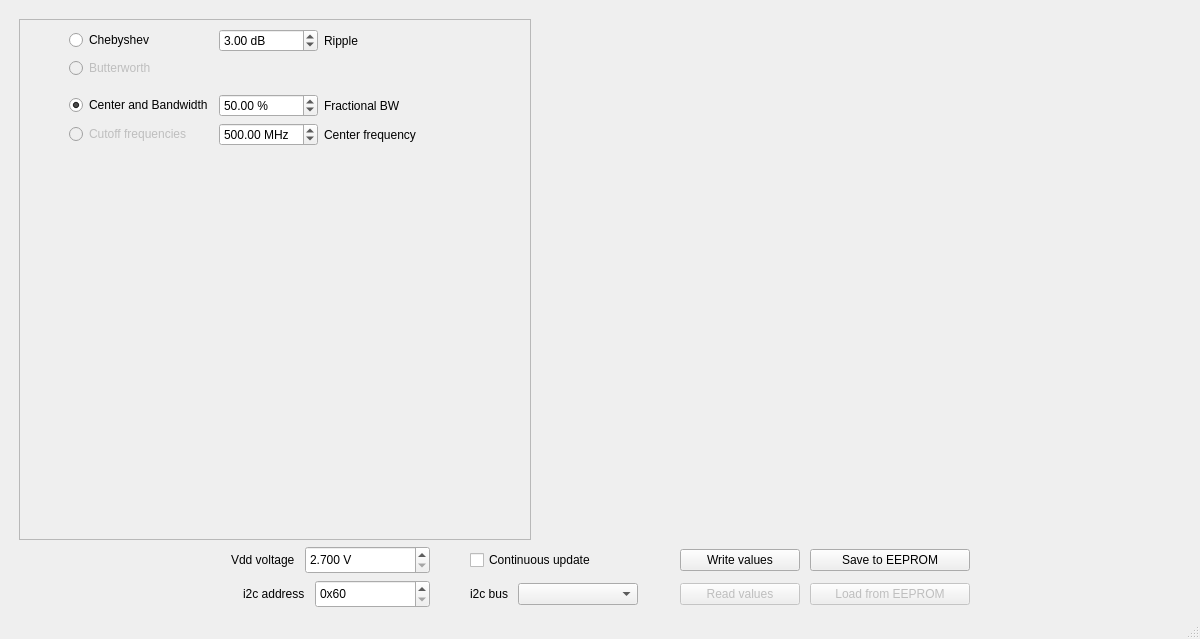
<?xml version="1.0" encoding="UTF-8"?>
<ui version="4.0">
 <author>Luca Anastasio</author>
 <class>MainWindow</class>
 <widget class="QMainWindow" name="MainWindow">
  <property name="geometry">
   <rect>
    <x>0</x>
    <y>0</y>
    <width>1200</width>
    <height>639</height>
   </rect>
  </property>
  <property name="sizePolicy">
   <sizepolicy hsizetype="Fixed" vsizetype="MinimumExpanding">
    <horstretch>0</horstretch>
    <verstretch>0</verstretch>
   </sizepolicy>
  </property>
  <property name="minimumSize">
   <size>
    <width>902</width>
    <height>520</height>
   </size>
  </property>
  <property name="maximumSize">
   <size>
    <width>1200</width>
    <height>1000</height>
   </size>
  </property>
  <property name="windowTitle">
   <string>Tunable Filter GUI</string>
  </property>
  <property name="inputMethodHints">
   <set>Qt::ImhNone</set>
  </property>
  <property name="LICENSE" stdset="0">
   <string>MCP4728 PyQt5 GUI
Copyright (C) 2019 Luca Anastasio
&lt;anastasio.lu@gmail.com&gt;

This program is free software: you can redistribute it and/or modify
it under the terms of the GNU General Public License as published by
the Free Software Foundation, either version 3 of the License, or
(at your option) any later version.

This program is distributed in the hope that it will be useful,
but WITHOUT ANY WARRANTY; without even the implied warranty of
MERCHANTABILITY or FITNESS FOR A PARTICULAR PURPOSE.  See the
GNU General Public License for more details.

You should have received a copy of the GNU General Public License
along with this program.  If not, see &lt;http://www.gnu.org/licenses/&gt;.</string>
  </property>
  <widget class="QWidget" name="centralwidget">
   <property name="sizePolicy">
    <sizepolicy hsizetype="Maximum" vsizetype="MinimumExpanding">
     <horstretch>0</horstretch>
     <verstretch>0</verstretch>
    </sizepolicy>
   </property>
   <property name="layoutDirection">
    <enum>Qt::LeftToRight</enum>
   </property>
   <layout class="QHBoxLayout" name="horizontalLayout_10">
    <item>
     <layout class="QVBoxLayout" name="verticalLayout_5">
      <property name="sizeConstraint">
       <enum>QLayout::SetDefaultConstraint</enum>
      </property>
      <property name="leftMargin">
       <number>10</number>
      </property>
      <property name="topMargin">
       <number>10</number>
      </property>
      <property name="rightMargin">
       <number>10</number>
      </property>
      <property name="bottomMargin">
       <number>0</number>
      </property>
      <item>
       <layout class="QHBoxLayout" name="horizontalLayout">
        <item>
         <widget class="QFrame" name="frame">
          <property name="minimumSize">
           <size>
            <width>428</width>
            <height>0</height>
           </size>
          </property>
          <property name="maximumSize">
           <size>
            <width>512</width>
            <height>16777215</height>
           </size>
          </property>
          <property name="frameShape">
           <enum>QFrame::StyledPanel</enum>
          </property>
          <property name="frameShadow">
           <enum>QFrame::Raised</enum>
          </property>
          <layout class="QHBoxLayout" name="horizontalLayout_2">
           <item>
            <layout class="QGridLayout" name="gridLayout_2">
             <property name="sizeConstraint">
              <enum>QLayout::SetNoConstraint</enum>
             </property>
             <item row="4" column="2">
              <widget class="QDoubleSpinBox" name="centerFreqSpinBox">
               <property name="suffix">
                <string> MHz</string>
               </property>
               <property name="maximum">
                <double>1000.000000000000000</double>
               </property>
               <property name="value">
                <double>500.000000000000000</double>
               </property>
              </widget>
             </item>
             <item row="0" column="2">
              <widget class="QDoubleSpinBox" name="rippleSpinBox">
               <property name="suffix">
                <string> dB</string>
               </property>
               <property name="value">
                <double>3.000000000000000</double>
               </property>
              </widget>
             </item>
             <item row="3" column="1">
              <widget class="QRadioButton" name="radioButton_3">
               <property name="text">
                <string>Center and Bandwidth</string>
               </property>
               <property name="checked">
                <bool>true</bool>
               </property>
              </widget>
             </item>
             <item row="2" column="1">
              <spacer name="verticalSpacer">
               <property name="orientation">
                <enum>Qt::Vertical</enum>
               </property>
               <property name="sizeType">
                <enum>QSizePolicy::Maximum</enum>
               </property>
               <property name="sizeHint" stdset="0">
                <size>
                 <width>20</width>
                 <height>10</height>
                </size>
               </property>
              </spacer>
             </item>
             <item row="1" column="1">
              <widget class="QRadioButton" name="radioButton_2">
               <property name="enabled">
                <bool>false</bool>
               </property>
               <property name="text">
                <string>Butterworth</string>
               </property>
              </widget>
             </item>
             <item row="3" column="2">
              <widget class="QDoubleSpinBox" name="fbwSpinBox">
               <property name="suffix">
                <string> %</string>
               </property>
               <property name="maximum">
                <double>100.000000000000000</double>
               </property>
               <property name="value">
                <double>50.000000000000000</double>
               </property>
              </widget>
             </item>
             <item row="0" column="0">
              <spacer name="horizontalSpacer_7">
               <property name="orientation">
                <enum>Qt::Horizontal</enum>
               </property>
               <property name="sizeType">
                <enum>QSizePolicy::Minimum</enum>
               </property>
               <property name="sizeHint" stdset="0">
                <size>
                 <width>40</width>
                 <height>20</height>
                </size>
               </property>
              </spacer>
             </item>
             <item row="0" column="1">
              <widget class="QRadioButton" name="radioButton">
               <property name="text">
                <string>Chebyshev</string>
               </property>
               <property name="checked">
                <bool>false</bool>
               </property>
              </widget>
             </item>
             <item row="4" column="1">
              <widget class="QRadioButton" name="radioButton_4">
               <property name="enabled">
                <bool>false</bool>
               </property>
               <property name="text">
                <string>Cutoff frequencies</string>
               </property>
              </widget>
             </item>
             <item row="5" column="1">
              <spacer name="verticalSpacer_2">
               <property name="orientation">
                <enum>Qt::Vertical</enum>
               </property>
               <property name="sizeHint" stdset="0">
                <size>
                 <width>20</width>
                 <height>40</height>
                </size>
               </property>
              </spacer>
             </item>
             <item row="3" column="3">
              <widget class="QLabel" name="label_2">
               <property name="text">
                <string>Fractional BW</string>
               </property>
              </widget>
             </item>
             <item row="4" column="3">
              <widget class="QLabel" name="label_3">
               <property name="text">
                <string>Center frequency</string>
               </property>
              </widget>
             </item>
             <item row="1" column="3">
              <spacer name="horizontalSpacer_8">
               <property name="orientation">
                <enum>Qt::Horizontal</enum>
               </property>
               <property name="sizeHint" stdset="0">
                <size>
                 <width>40</width>
                 <height>20</height>
                </size>
               </property>
              </spacer>
             </item>
             <item row="0" column="3">
              <widget class="QLabel" name="label">
               <property name="text">
                <string>Ripple</string>
               </property>
               <property name="alignment">
                <set>Qt::AlignLeading|Qt::AlignLeft|Qt::AlignVCenter</set>
               </property>
              </widget>
             </item>
            </layout>
           </item>
          </layout>
         </widget>
        </item>
        <item>
         <widget class="PlotWidget" name="plotWidget" native="true">
          <property name="sizePolicy">
           <sizepolicy hsizetype="MinimumExpanding" vsizetype="Preferred">
            <horstretch>0</horstretch>
            <verstretch>0</verstretch>
           </sizepolicy>
          </property>
         </widget>
        </item>
       </layout>
      </item>
      <item>
       <layout class="QGridLayout" name="gridLayout">
        <property name="horizontalSpacing">
         <number>10</number>
        </property>
        <property name="verticalSpacing">
         <number>6</number>
        </property>
        <item row="1" column="0">
         <spacer name="horizontalSpacer_5">
          <property name="orientation">
           <enum>Qt::Horizontal</enum>
          </property>
          <property name="sizeHint" stdset="0">
           <size>
            <width>10</width>
            <height>20</height>
           </size>
          </property>
         </spacer>
        </item>
        <item row="1" column="1">
         <layout class="QHBoxLayout" name="horizontalLayout_7">
          <property name="spacing">
           <number>10</number>
          </property>
          <item alignment="Qt::AlignRight">
           <widget class="QLabel" name="label_10">
            <property name="sizePolicy">
             <sizepolicy hsizetype="Maximum" vsizetype="Preferred">
              <horstretch>0</horstretch>
              <verstretch>0</verstretch>
             </sizepolicy>
            </property>
            <property name="text">
             <string>i2c address</string>
            </property>
            <property name="alignment">
             <set>Qt::AlignLeading|Qt::AlignLeft|Qt::AlignVCenter</set>
            </property>
            <property name="buddy">
             <cstring>SpinBoxAddress</cstring>
            </property>
           </widget>
          </item>
          <item>
           <widget class="QSpinBox" name="SpinBoxAddress">
            <property name="sizePolicy">
             <sizepolicy hsizetype="Fixed" vsizetype="Fixed">
              <horstretch>0</horstretch>
              <verstretch>0</verstretch>
             </sizepolicy>
            </property>
            <property name="minimumSize">
             <size>
              <width>115</width>
              <height>28</height>
             </size>
            </property>
            <property name="inputMethodHints">
             <set>Qt::ImhDigitsOnly|Qt::ImhPreferUppercase</set>
            </property>
            <property name="prefix">
             <string>0x</string>
            </property>
            <property name="minimum">
             <number>96</number>
            </property>
            <property name="maximum">
             <number>103</number>
            </property>
            <property name="value">
             <number>96</number>
            </property>
            <property name="displayIntegerBase">
             <number>16</number>
            </property>
           </widget>
          </item>
         </layout>
        </item>
        <item row="1" column="3">
         <layout class="QHBoxLayout" name="horizontalLayout_8">
          <property name="sizeConstraint">
           <enum>QLayout::SetMinimumSize</enum>
          </property>
          <item>
           <widget class="QLabel" name="label_5">
            <property name="sizePolicy">
             <sizepolicy hsizetype="Maximum" vsizetype="Fixed">
              <horstretch>0</horstretch>
              <verstretch>0</verstretch>
             </sizepolicy>
            </property>
            <property name="text">
             <string>i2c bus</string>
            </property>
           </widget>
          </item>
          <item>
           <widget class="ComboBox" name="ComboBoxBus">
            <property name="sizePolicy">
             <sizepolicy hsizetype="Fixed" vsizetype="Fixed">
              <horstretch>0</horstretch>
              <verstretch>0</verstretch>
             </sizepolicy>
            </property>
            <property name="minimumSize">
             <size>
              <width>120</width>
              <height>0</height>
             </size>
            </property>
            <property name="editable">
             <bool>false</bool>
            </property>
            <property name="currentText">
             <string/>
            </property>
           </widget>
          </item>
         </layout>
        </item>
        <item row="0" column="1">
         <layout class="QHBoxLayout" name="horizontalLayout_6">
          <property name="spacing">
           <number>10</number>
          </property>
          <item alignment="Qt::AlignRight">
           <widget class="QLabel" name="label_9">
            <property name="sizePolicy">
             <sizepolicy hsizetype="Maximum" vsizetype="Preferred">
              <horstretch>0</horstretch>
              <verstretch>0</verstretch>
             </sizepolicy>
            </property>
            <property name="text">
             <string>Vdd voltage</string>
            </property>
            <property name="alignment">
             <set>Qt::AlignLeading|Qt::AlignLeft|Qt::AlignVCenter</set>
            </property>
            <property name="buddy">
             <cstring>SpinBoxVdd</cstring>
            </property>
           </widget>
          </item>
          <item>
           <widget class="QDoubleSpinBox" name="SpinBoxVdd">
            <property name="sizePolicy">
             <sizepolicy hsizetype="Fixed" vsizetype="Fixed">
              <horstretch>0</horstretch>
              <verstretch>0</verstretch>
             </sizepolicy>
            </property>
            <property name="minimumSize">
             <size>
              <width>125</width>
              <height>28</height>
             </size>
            </property>
            <property name="suffix">
             <string> V</string>
            </property>
            <property name="decimals">
             <number>3</number>
            </property>
            <property name="minimum">
             <double>2.700000000000000</double>
            </property>
            <property name="maximum">
             <double>5.500000000000000</double>
            </property>
           </widget>
          </item>
         </layout>
        </item>
        <item row="0" column="3">
         <layout class="QHBoxLayout" name="horizontalLayout_9" stretch="0,0,0">
          <item>
           <spacer name="horizontalSpacer">
            <property name="orientation">
             <enum>Qt::Horizontal</enum>
            </property>
            <property name="sizeType">
             <enum>QSizePolicy::Maximum</enum>
            </property>
            <property name="sizeHint" stdset="0">
             <size>
              <width>10</width>
              <height>20</height>
             </size>
            </property>
           </spacer>
          </item>
          <item>
           <widget class="QCheckBox" name="CheckBoxUpdate">
            <property name="sizePolicy">
             <sizepolicy hsizetype="Fixed" vsizetype="Fixed">
              <horstretch>0</horstretch>
              <verstretch>0</verstretch>
             </sizepolicy>
            </property>
            <property name="minimumSize">
             <size>
              <width>170</width>
              <height>0</height>
             </size>
            </property>
            <property name="text">
             <string>Continuous update</string>
            </property>
           </widget>
          </item>
          <item>
           <spacer name="horizontalSpacer_3">
            <property name="orientation">
             <enum>Qt::Horizontal</enum>
            </property>
            <property name="sizeType">
             <enum>QSizePolicy::Maximum</enum>
            </property>
            <property name="sizeHint" stdset="0">
             <size>
              <width>10</width>
              <height>20</height>
             </size>
            </property>
           </spacer>
          </item>
         </layout>
        </item>
        <item row="1" column="6">
         <widget class="QPushButton" name="PushButtonLoad">
          <property name="enabled">
           <bool>false</bool>
          </property>
          <property name="sizePolicy">
           <sizepolicy hsizetype="Fixed" vsizetype="Fixed">
            <horstretch>0</horstretch>
            <verstretch>0</verstretch>
           </sizepolicy>
          </property>
          <property name="minimumSize">
           <size>
            <width>160</width>
            <height>0</height>
           </size>
          </property>
          <property name="text">
           <string>Load from EEPROM</string>
          </property>
         </widget>
        </item>
        <item row="0" column="5">
         <widget class="QPushButton" name="PushButtonWrite">
          <property name="sizePolicy">
           <sizepolicy hsizetype="Fixed" vsizetype="Fixed">
            <horstretch>0</horstretch>
            <verstretch>0</verstretch>
           </sizepolicy>
          </property>
          <property name="minimumSize">
           <size>
            <width>120</width>
            <height>0</height>
           </size>
          </property>
          <property name="text">
           <string>Write values</string>
          </property>
         </widget>
        </item>
        <item row="0" column="6">
         <widget class="QPushButton" name="PushButtonSave">
          <property name="sizePolicy">
           <sizepolicy hsizetype="Fixed" vsizetype="Fixed">
            <horstretch>0</horstretch>
            <verstretch>0</verstretch>
           </sizepolicy>
          </property>
          <property name="minimumSize">
           <size>
            <width>160</width>
            <height>0</height>
           </size>
          </property>
          <property name="text">
           <string>Save to EEPROM</string>
          </property>
         </widget>
        </item>
        <item row="1" column="5">
         <widget class="QPushButton" name="PushButtonRead">
          <property name="enabled">
           <bool>false</bool>
          </property>
          <property name="sizePolicy">
           <sizepolicy hsizetype="Fixed" vsizetype="Fixed">
            <horstretch>0</horstretch>
            <verstretch>0</verstretch>
           </sizepolicy>
          </property>
          <property name="minimumSize">
           <size>
            <width>120</width>
            <height>0</height>
           </size>
          </property>
          <property name="text">
           <string>Read values</string>
          </property>
          <property name="flat">
           <bool>false</bool>
          </property>
         </widget>
        </item>
        <item row="1" column="4">
         <spacer name="horizontalSpacer_4">
          <property name="orientation">
           <enum>Qt::Horizontal</enum>
          </property>
          <property name="sizeType">
           <enum>QSizePolicy::Maximum</enum>
          </property>
          <property name="sizeHint" stdset="0">
           <size>
            <width>20</width>
            <height>20</height>
           </size>
          </property>
         </spacer>
        </item>
        <item row="1" column="2">
         <spacer name="horizontalSpacer_2">
          <property name="orientation">
           <enum>Qt::Horizontal</enum>
          </property>
          <property name="sizeType">
           <enum>QSizePolicy::Maximum</enum>
          </property>
          <property name="sizeHint" stdset="0">
           <size>
            <width>20</width>
            <height>20</height>
           </size>
          </property>
         </spacer>
        </item>
        <item row="1" column="7">
         <spacer name="horizontalSpacer_6">
          <property name="orientation">
           <enum>Qt::Horizontal</enum>
          </property>
          <property name="sizeType">
           <enum>QSizePolicy::Expanding</enum>
          </property>
          <property name="sizeHint" stdset="0">
           <size>
            <width>10</width>
            <height>20</height>
           </size>
          </property>
         </spacer>
        </item>
       </layout>
      </item>
     </layout>
    </item>
   </layout>
  </widget>
  <widget class="QStatusBar" name="statusbar">
   <property name="autoFillBackground">
    <bool>true</bool>
   </property>
  </widget>
 </widget>
 <customwidgets>
  <customwidget>
   <class>ComboBox</class>
   <extends>QComboBox</extends>
   <header>.ComboBox.h</header>
  </customwidget>
  <customwidget>
   <class>PlotWidget</class>
   <extends>QWidget</extends>
   <header>pyqtgraph</header>
   <container>1</container>
  </customwidget>
 </customwidgets>
 <resources/>
 <connections/>
 <designerdata>
  <property name="gridDeltaX">
   <number>10</number>
  </property>
  <property name="gridDeltaY">
   <number>10</number>
  </property>
  <property name="gridSnapX">
   <bool>true</bool>
  </property>
  <property name="gridSnapY">
   <bool>true</bool>
  </property>
  <property name="gridVisible">
   <bool>true</bool>
  </property>
 </designerdata>
</ui>
